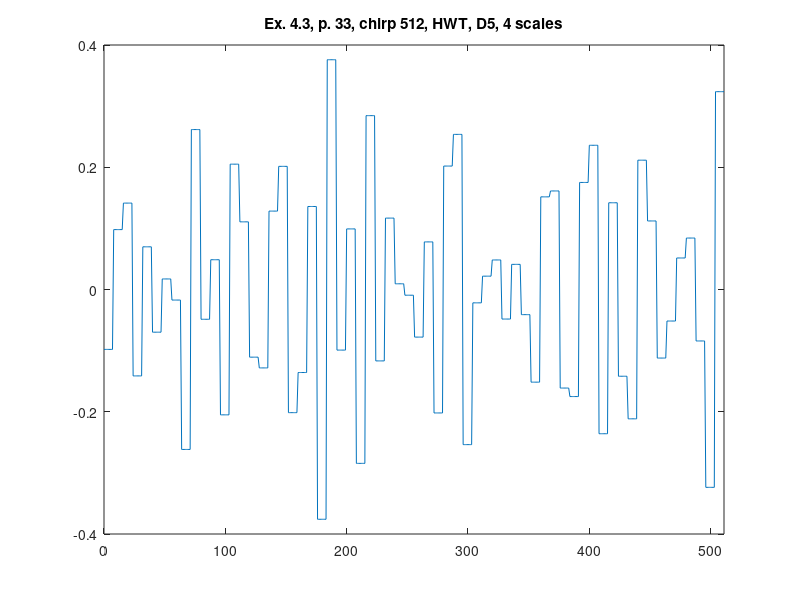

MATLAB code to generate this figure:
%% ========================================================================
%% Programmatic octave notes on "Ripples in Mathematics" by A. Jensen
%% and A. la Cour-Harbo written with a deep gratitude to the authors for
%% this wonderful text. 
%% 
%% Reconstruction of graphs in Ex. 4.3, p.33, Ch 04, HWT, D5, 4 scales.
%%
%% Author: Vladimir Kulyukin
%% 
%% NB: I have tested this code in Octave 4.
%% =========================================================================
t = [0:511];

%%y_ex_4_3_chirp_512_p33 = arrayfun(@(x) sin(x*x), t);

y_ex_4_3_chirp_HWT_D5_512_p33 = [
-0.09800005885932442
-0.09800005885932442
-0.09800005885932442
-0.09800005885932442
-0.09800005885932442
-0.09800005885932442
-0.09800005885932442
-0.09800005885932442
0.09800005885932442
0.09800005885932442
0.09800005885932442
0.09800005885932442
0.09800005885932442
0.09800005885932442
0.09800005885932442
0.09800005885932442
0.14135559692277364
0.14135559692277364
0.14135559692277364
0.14135559692277364
0.14135559692277364
0.14135559692277364
0.14135559692277364
0.14135559692277364
-0.14135559692277364
-0.14135559692277364
-0.14135559692277364
-0.14135559692277364
-0.14135559692277364
-0.14135559692277364
-0.14135559692277364
-0.14135559692277364
0.06982863782546196
0.06982863782546196
0.06982863782546196
0.06982863782546196
0.06982863782546196
0.06982863782546196
0.06982863782546196
0.06982863782546196
-0.06982863782546196
-0.06982863782546196
-0.06982863782546196
-0.06982863782546196
-0.06982863782546196
-0.06982863782546196
-0.06982863782546196
-0.06982863782546196
0.017266078044046434
0.017266078044046434
0.017266078044046434
0.017266078044046434
0.017266078044046434
0.017266078044046434
0.017266078044046434
0.017266078044046434
-0.017266078044046434
-0.017266078044046434
-0.017266078044046434
-0.017266078044046434
-0.017266078044046434
-0.017266078044046434
-0.017266078044046434
-0.017266078044046434
-0.261662573157918
-0.261662573157918
-0.261662573157918
-0.261662573157918
-0.261662573157918
-0.261662573157918
-0.261662573157918
-0.261662573157918
0.261662573157918
0.261662573157918
0.261662573157918
0.261662573157918
0.261662573157918
0.261662573157918
0.261662573157918
0.261662573157918
-0.04870318203589021
-0.04870318203589021
-0.04870318203589021
-0.04870318203589021
-0.04870318203589021
-0.04870318203589021
-0.04870318203589021
-0.04870318203589021
0.04870318203589021
0.04870318203589021
0.04870318203589021
0.04870318203589021
0.04870318203589021
0.04870318203589021
0.04870318203589021
0.04870318203589021
-0.20505267076581304
-0.20505267076581304
-0.20505267076581304
-0.20505267076581304
-0.20505267076581304
-0.20505267076581304
-0.20505267076581304
-0.20505267076581304
0.20505267076581304
0.20505267076581304
0.20505267076581304
0.20505267076581304
0.20505267076581304
0.20505267076581304
0.20505267076581304
0.20505267076581304
0.11068665011718497
0.11068665011718497
0.11068665011718497
0.11068665011718497
0.11068665011718497
0.11068665011718497
0.11068665011718497
0.11068665011718497
-0.11068665011718497
-0.11068665011718497
-0.11068665011718497
-0.11068665011718497
-0.11068665011718497
-0.11068665011718497
-0.11068665011718497
-0.11068665011718497
-0.1282714257711563
-0.1282714257711563
-0.1282714257711563
-0.1282714257711563
-0.1282714257711563
-0.1282714257711563
-0.1282714257711563
-0.1282714257711563
0.1282714257711563
0.1282714257711563
0.1282714257711563
0.1282714257711563
0.1282714257711563
0.1282714257711563
0.1282714257711563
0.1282714257711563
0.20146903745446343
0.20146903745446343
0.20146903745446343
0.20146903745446343
0.20146903745446343
0.20146903745446343
0.20146903745446343
0.20146903745446343
-0.20146903745446343
-0.20146903745446343
-0.20146903745446343
-0.20146903745446343
-0.20146903745446343
-0.20146903745446343
-0.20146903745446343
-0.20146903745446343
-0.13580552907556348
-0.13580552907556348
-0.13580552907556348
-0.13580552907556348
-0.13580552907556348
-0.13580552907556348
-0.13580552907556348
-0.13580552907556348
0.13580552907556348
0.13580552907556348
0.13580552907556348
0.13580552907556348
0.13580552907556348
0.13580552907556348
0.13580552907556348
0.13580552907556348
-0.37589102574500177
-0.37589102574500177
-0.37589102574500177
-0.37589102574500177
-0.37589102574500177
-0.37589102574500177
-0.37589102574500177
-0.37589102574500177
0.37589102574500177
0.37589102574500177
0.37589102574500177
0.37589102574500177
0.37589102574500177
0.37589102574500177
0.37589102574500177
0.37589102574500177
-0.09912784979911066
-0.09912784979911066
-0.09912784979911066
-0.09912784979911066
-0.09912784979911066
-0.09912784979911066
-0.09912784979911066
-0.09912784979911066
0.09912784979911066
0.09912784979911066
0.09912784979911066
0.09912784979911066
0.09912784979911066
0.09912784979911066
0.09912784979911066
0.09912784979911066
-0.28443888896388914
-0.28443888896388914
-0.28443888896388914
-0.28443888896388914
-0.28443888896388914
-0.28443888896388914
-0.28443888896388914
-0.28443888896388914
0.28443888896388914
0.28443888896388914
0.28443888896388914
0.28443888896388914
0.28443888896388914
0.28443888896388914
0.28443888896388914
0.28443888896388914
-0.11680873630693561
-0.11680873630693561
-0.11680873630693561
-0.11680873630693561
-0.11680873630693561
-0.11680873630693561
-0.11680873630693561
-0.11680873630693561
0.11680873630693561
0.11680873630693561
0.11680873630693561
0.11680873630693561
0.11680873630693561
0.11680873630693561
0.11680873630693561
0.11680873630693561
0.009343096136969013
0.009343096136969013
0.009343096136969013
0.009343096136969013
0.009343096136969013
0.009343096136969013
0.009343096136969013
0.009343096136969013
-0.009343096136969013
-0.009343096136969013
-0.009343096136969013
-0.009343096136969013
-0.009343096136969013
-0.009343096136969013
-0.009343096136969013
-0.009343096136969013
-0.07787337522803446
-0.07787337522803446
-0.07787337522803446
-0.07787337522803446
-0.07787337522803446
-0.07787337522803446
-0.07787337522803446
-0.07787337522803446
0.07787337522803446
0.07787337522803446
0.07787337522803446
0.07787337522803446
0.07787337522803446
0.07787337522803446
0.07787337522803446
0.07787337522803446
-0.20195903283137176
-0.20195903283137176
-0.20195903283137176
-0.20195903283137176
-0.20195903283137176
-0.20195903283137176
-0.20195903283137176
-0.20195903283137176
0.20195903283137176
0.20195903283137176
0.20195903283137176
0.20195903283137176
0.20195903283137176
0.20195903283137176
0.20195903283137176
0.20195903283137176
0.25377275893237505
0.25377275893237505
0.25377275893237505
0.25377275893237505
0.25377275893237505
0.25377275893237505
0.25377275893237505
0.25377275893237505
-0.25377275893237505
-0.25377275893237505
-0.25377275893237505
-0.25377275893237505
-0.25377275893237505
-0.25377275893237505
-0.25377275893237505
-0.25377275893237505
-0.02182392401365307
-0.02182392401365307
-0.02182392401365307
-0.02182392401365307
-0.02182392401365307
-0.02182392401365307
-0.02182392401365307
-0.02182392401365307
0.02182392401365307
0.02182392401365307
0.02182392401365307
0.02182392401365307
0.02182392401365307
0.02182392401365307
0.02182392401365307
0.02182392401365307
0.048332347338145565
0.048332347338145565
0.048332347338145565
0.048332347338145565
0.048332347338145565
0.048332347338145565
0.048332347338145565
0.048332347338145565
-0.048332347338145565
-0.048332347338145565
-0.048332347338145565
-0.048332347338145565
-0.048332347338145565
-0.048332347338145565
-0.048332347338145565
-0.048332347338145565
0.0411278590054749
0.0411278590054749
0.0411278590054749
0.0411278590054749
0.0411278590054749
0.0411278590054749
0.0411278590054749
0.0411278590054749
-0.0411278590054749
-0.0411278590054749
-0.0411278590054749
-0.0411278590054749
-0.0411278590054749
-0.0411278590054749
-0.0411278590054749
-0.0411278590054749
-0.1515649469399803
-0.1515649469399803
-0.1515649469399803
-0.1515649469399803
-0.1515649469399803
-0.1515649469399803
-0.1515649469399803
-0.1515649469399803
0.1515649469399803
0.1515649469399803
0.1515649469399803
0.1515649469399803
0.1515649469399803
0.1515649469399803
0.1515649469399803
0.1515649469399803
0.16122186208618836
0.16122186208618836
0.16122186208618836
0.16122186208618836
0.16122186208618836
0.16122186208618836
0.16122186208618836
0.16122186208618836
-0.16122186208618836
-0.16122186208618836
-0.16122186208618836
-0.16122186208618836
-0.16122186208618836
-0.16122186208618836
-0.16122186208618836
-0.16122186208618836
-0.17513780807824247
-0.17513780807824247
-0.17513780807824247
-0.17513780807824247
-0.17513780807824247
-0.17513780807824247
-0.17513780807824247
-0.17513780807824247
0.17513780807824247
0.17513780807824247
0.17513780807824247
0.17513780807824247
0.17513780807824247
0.17513780807824247
0.17513780807824247
0.17513780807824247
0.235946681827359
0.235946681827359
0.235946681827359
0.235946681827359
0.235946681827359
0.235946681827359
0.235946681827359
0.235946681827359
-0.235946681827359
-0.235946681827359
-0.235946681827359
-0.235946681827359
-0.235946681827359
-0.235946681827359
-0.235946681827359
-0.235946681827359
0.1419036163011919
0.1419036163011919
0.1419036163011919
0.1419036163011919
0.1419036163011919
0.1419036163011919
0.1419036163011919
0.1419036163011919
-0.1419036163011919
-0.1419036163011919
-0.1419036163011919
-0.1419036163011919
-0.1419036163011919
-0.1419036163011919
-0.1419036163011919
-0.1419036163011919
-0.21156571237249389
-0.21156571237249389
-0.21156571237249389
-0.21156571237249389
-0.21156571237249389
-0.21156571237249389
-0.21156571237249389
-0.21156571237249389
0.21156571237249389
0.21156571237249389
0.21156571237249389
0.21156571237249389
0.21156571237249389
0.21156571237249389
0.21156571237249389
0.21156571237249389
0.11214439923845528
0.11214439923845528
0.11214439923845528
0.11214439923845528
0.11214439923845528
0.11214439923845528
0.11214439923845528
0.11214439923845528
-0.11214439923845528
-0.11214439923845528
-0.11214439923845528
-0.11214439923845528
-0.11214439923845528
-0.11214439923845528
-0.11214439923845528
-0.11214439923845528
-0.05157207747666613
-0.05157207747666613
-0.05157207747666613
-0.05157207747666613
-0.05157207747666613
-0.05157207747666613
-0.05157207747666613
-0.05157207747666613
0.05157207747666613
0.05157207747666613
0.05157207747666613
0.05157207747666613
0.05157207747666613
0.05157207747666613
0.05157207747666613
0.05157207747666613
0.08418684949029724
0.08418684949029724
0.08418684949029724
0.08418684949029724
0.08418684949029724
0.08418684949029724
0.08418684949029724
0.08418684949029724
-0.08418684949029724
-0.08418684949029724
-0.08418684949029724
-0.08418684949029724
-0.08418684949029724
-0.08418684949029724
-0.08418684949029724
-0.08418684949029724
-0.32365704220491953
-0.32365704220491953
-0.32365704220491953
-0.32365704220491953
-0.32365704220491953
-0.32365704220491953
-0.32365704220491953
-0.32365704220491953
0.32365704220491953
0.32365704220491953
0.32365704220491953
0.32365704220491953
0.32365704220491953
0.32365704220491953
0.32365704220491953
0.32365704220491953
];

figure;
plot(t, y_ex_4_3_chirp_HWT_D5_512_p33);
xlim([0 511]);
title('Ex. 4.3, p. 33, chirp 512, HWT, D5, 4 scales');
